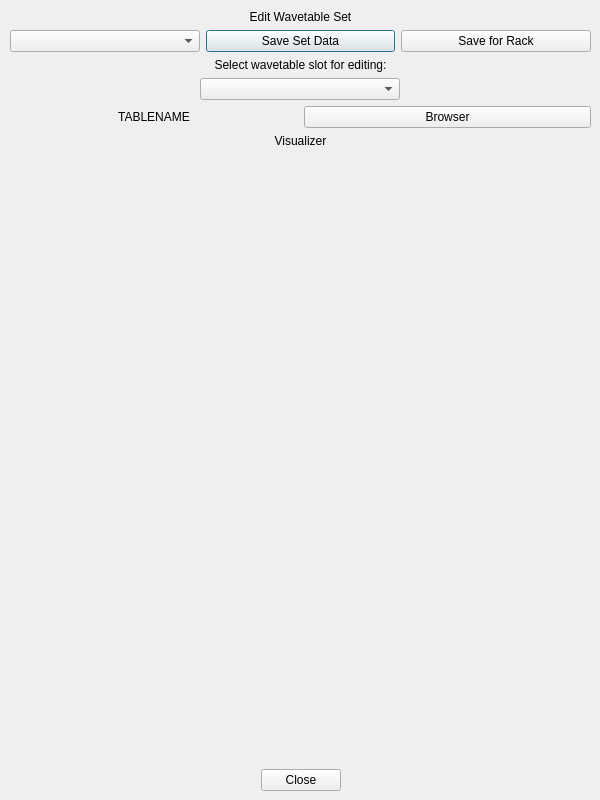
<?xml version="1.0" encoding="UTF-8"?>
<ui version="4.0">
 <class>wavetableSetEditor</class>
 <widget class="QDialog" name="wavetableSetEditor">
  <property name="geometry">
   <rect>
    <x>0</x>
    <y>0</y>
    <width>600</width>
    <height>800</height>
   </rect>
  </property>
  <property name="minimumSize">
   <size>
    <width>600</width>
    <height>800</height>
   </size>
  </property>
  <property name="maximumSize">
   <size>
    <width>600</width>
    <height>800</height>
   </size>
  </property>
  <property name="windowTitle">
   <string>Wavetable Set Editor</string>
  </property>
  <widget class="QWidget" name="layoutWidget">
   <property name="geometry">
    <rect>
     <x>10</x>
     <y>10</y>
     <width>581</width>
     <height>781</height>
    </rect>
   </property>
   <layout class="QVBoxLayout" name="verticalLayout">
    <item>
     <widget class="QLabel" name="windowTitle">
      <property name="sizePolicy">
       <sizepolicy hsizetype="Preferred" vsizetype="Maximum">
        <horstretch>0</horstretch>
        <verstretch>0</verstretch>
       </sizepolicy>
      </property>
      <property name="text">
       <string>Edit Wavetable Set</string>
      </property>
      <property name="alignment">
       <set>Qt::AlignCenter</set>
      </property>
     </widget>
    </item>
    <item>
     <layout class="QHBoxLayout" name="resourceSetSaveLoad">
      <item>
       <widget class="QComboBox" name="selectResourceSet">
        <property name="sizePolicy">
         <sizepolicy hsizetype="Preferred" vsizetype="Maximum">
          <horstretch>0</horstretch>
          <verstretch>0</verstretch>
         </sizepolicy>
        </property>
       </widget>
      </item>
      <item>
       <widget class="QPushButton" name="saveResourceSet">
        <property name="sizePolicy">
         <sizepolicy hsizetype="Minimum" vsizetype="Maximum">
          <horstretch>0</horstretch>
          <verstretch>0</verstretch>
         </sizepolicy>
        </property>
        <property name="text">
         <string>Save Set Data</string>
        </property>
       </widget>
      </item>
      <item>
       <widget class="QPushButton" name="saveForRack">
        <property name="sizePolicy">
         <sizepolicy hsizetype="Minimum" vsizetype="Maximum">
          <horstretch>0</horstretch>
          <verstretch>0</verstretch>
         </sizepolicy>
        </property>
        <property name="text">
         <string>Save for Rack</string>
        </property>
       </widget>
      </item>
     </layout>
    </item>
    <item>
     <widget class="QLabel" name="windowTitle_2">
      <property name="sizePolicy">
       <sizepolicy hsizetype="Preferred" vsizetype="Maximum">
        <horstretch>0</horstretch>
        <verstretch>0</verstretch>
       </sizepolicy>
      </property>
      <property name="text">
       <string>Select wavetable slot for editing:</string>
      </property>
      <property name="alignment">
       <set>Qt::AlignCenter</set>
      </property>
     </widget>
    </item>
    <item alignment="Qt::AlignHCenter">
     <widget class="QComboBox" name="tableMode">
      <property name="sizePolicy">
       <sizepolicy hsizetype="Fixed" vsizetype="Fixed">
        <horstretch>0</horstretch>
        <verstretch>0</verstretch>
       </sizepolicy>
      </property>
      <property name="minimumSize">
       <size>
        <width>200</width>
        <height>0</height>
       </size>
      </property>
      <property name="maximumSize">
       <size>
        <width>200</width>
        <height>16777215</height>
       </size>
      </property>
     </widget>
    </item>
    <item>
     <layout class="QHBoxLayout" name="slotGroup1">
      <property name="sizeConstraint">
       <enum>QLayout::SetMaximumSize</enum>
      </property>
     </layout>
    </item>
    <item>
     <layout class="QHBoxLayout" name="resourceSaveLoad">
      <item>
       <widget class="QLabel" name="tableName">
        <property name="sizePolicy">
         <sizepolicy hsizetype="Preferred" vsizetype="Maximum">
          <horstretch>0</horstretch>
          <verstretch>0</verstretch>
         </sizepolicy>
        </property>
        <property name="text">
         <string>TABLENAME</string>
        </property>
        <property name="alignment">
         <set>Qt::AlignCenter</set>
        </property>
       </widget>
      </item>
      <item>
       <widget class="QPushButton" name="openBrowser">
        <property name="text">
         <string>Browser</string>
        </property>
       </widget>
      </item>
     </layout>
    </item>
    <item>
     <widget class="QLabel" name="label">
      <property name="text">
       <string>Visualizer</string>
      </property>
      <property name="alignment">
       <set>Qt::AlignCenter</set>
      </property>
     </widget>
    </item>
    <item>
     <layout class="QHBoxLayout" name="previewControls"/>
    </item>
    <item>
     <layout class="QVBoxLayout" name="tableViz">
      <item>
       <layout class="QGridLayout" name="gridLayout">
        <item row="0" column="0">
         <widget class="WavetableVizPanel" name="viz1" native="true">
          <property name="sizePolicy">
           <sizepolicy hsizetype="Preferred" vsizetype="Expanding">
            <horstretch>0</horstretch>
            <verstretch>0</verstretch>
           </sizepolicy>
          </property>
         </widget>
        </item>
        <item row="0" column="1">
         <widget class="WavetableVizPanel" name="viz2" native="true">
          <property name="sizePolicy">
           <sizepolicy hsizetype="Preferred" vsizetype="Expanding">
            <horstretch>0</horstretch>
            <verstretch>0</verstretch>
           </sizepolicy>
          </property>
         </widget>
        </item>
        <item row="1" column="0">
         <widget class="WavetableVizPanel" name="viz3" native="true">
          <property name="sizePolicy">
           <sizepolicy hsizetype="Preferred" vsizetype="Expanding">
            <horstretch>0</horstretch>
            <verstretch>0</verstretch>
           </sizepolicy>
          </property>
         </widget>
        </item>
        <item row="1" column="1">
         <widget class="WavetableVizPanel" name="viz4" native="true">
          <property name="sizePolicy">
           <sizepolicy hsizetype="Preferred" vsizetype="Expanding">
            <horstretch>0</horstretch>
            <verstretch>0</verstretch>
           </sizepolicy>
          </property>
         </widget>
        </item>
       </layout>
      </item>
     </layout>
    </item>
    <item>
     <widget class="QDialogButtonBox" name="buttonBox">
      <property name="orientation">
       <enum>Qt::Horizontal</enum>
      </property>
      <property name="standardButtons">
       <set>QDialogButtonBox::Close</set>
      </property>
      <property name="centerButtons">
       <bool>true</bool>
      </property>
     </widget>
    </item>
   </layout>
  </widget>
 </widget>
 <customwidgets>
  <customwidget>
   <class>WavetableVizPanel</class>
   <extends>QWidget</extends>
   <header>wavetable_viz_panel.h</header>
   <container>1</container>
  </customwidget>
 </customwidgets>
 <resources/>
 <connections>
  <connection>
   <sender>buttonBox</sender>
   <signal>rejected()</signal>
   <receiver>wavetableSetEditor</receiver>
   <slot>reject()</slot>
   <hints>
    <hint type="sourcelabel">
     <x>316</x>
     <y>260</y>
    </hint>
    <hint type="destinationlabel">
     <x>286</x>
     <y>274</y>
    </hint>
   </hints>
  </connection>
  <connection>
   <sender>buttonBox</sender>
   <signal>accepted()</signal>
   <receiver>wavetableSetEditor</receiver>
   <slot>accept()</slot>
   <hints>
    <hint type="sourcelabel">
     <x>248</x>
     <y>254</y>
    </hint>
    <hint type="destinationlabel">
     <x>157</x>
     <y>274</y>
    </hint>
   </hints>
  </connection>
 </connections>
</ui>
